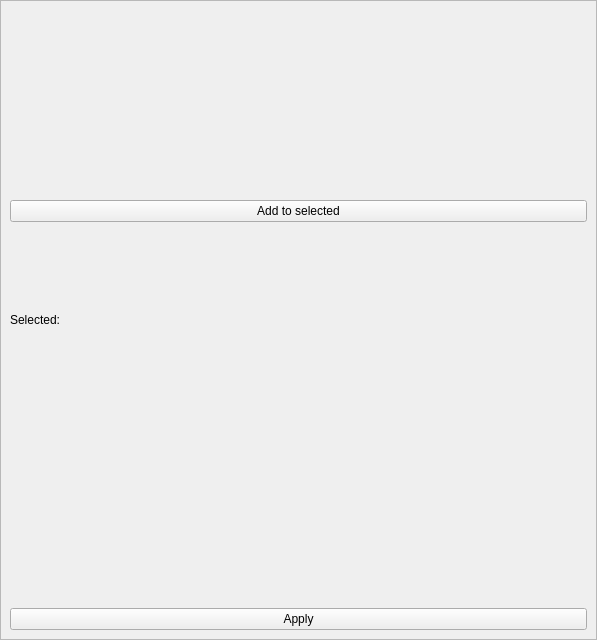
<?xml version="1.0" encoding="UTF-8"?>
<ui version="4.0">
 <class>TreeSelector</class>
 <widget class="QWidget" name="TreeSelector">
  <property name="geometry">
   <rect>
    <x>0</x>
    <y>0</y>
    <width>597</width>
    <height>640</height>
   </rect>
  </property>
  <property name="windowTitle">
   <string>File selection</string>
  </property>
  <property name="windowIcon">
   <iconset>
    <normaloff>:icons/windowicon.png</normaloff>:icons/windowicon.png</iconset>
  </property>
  <layout class="QVBoxLayout" name="verticalLayout">
   <property name="margin">
    <number>0</number>
   </property>
   <item>
    <widget class="QScrollArea" name="scrollArea">
     <property name="widgetResizable">
      <bool>true</bool>
     </property>
     <widget class="QWidget" name="scrollAreaWidgetContents">
      <property name="geometry">
       <rect>
        <x>0</x>
        <y>0</y>
        <width>595</width>
        <height>638</height>
       </rect>
      </property>
      <layout class="QVBoxLayout" name="verticalLayout_2">
       <item>
        <widget class="QWidget" name="listWidget" native="true"/>
       </item>
       <item>
        <widget class="QPushButton" name="btnAddSelected">
         <property name="text">
          <string>Add to selected</string>
         </property>
        </widget>
       </item>
       <item>
        <widget class="QLabel" name="lblSelected">
         <property name="text">
          <string>Selected:</string>
         </property>
        </widget>
       </item>
       <item>
        <widget class="QWidget" name="listSelected" native="true"/>
       </item>
       <item>
        <widget class="QPushButton" name="btnSelect">
         <property name="text">
          <string>Apply</string>
         </property>
         <property name="icon">
          <iconset>
           <normaloff>:icons/actions/relationalselect.png</normaloff>:icons/actions/relationalselect.png</iconset>
         </property>
        </widget>
       </item>
      </layout>
     </widget>
    </widget>
   </item>
  </layout>
 </widget>
   <resources>
  <include location="../icons/icons.qrc"/>
 </resources>
 <connections/>
</ui>
